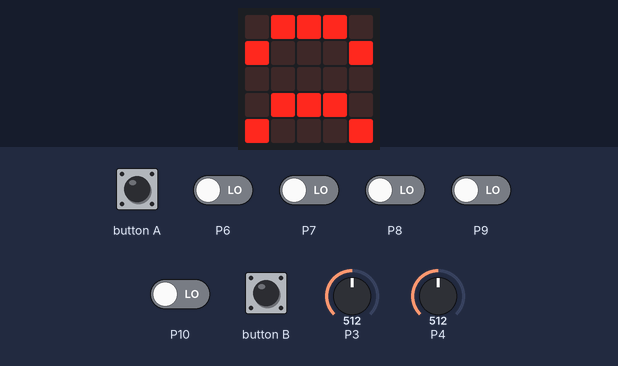
This program was run on a simulated BBC micro:bit (MakeCode). Parts: the board's 5×5 LED display. The test bench sets the inputs (shaded band); at power-on: P6–10 LOW, P3 = 512, P4 = 512 (analog values on the 0–1023 scale). No radio messages arrive unless stated (any console line starting 'radio sent:' is added by the test bench); what the program prints to the serial console is not drawn.

Above: at 0.1 s.
At 0.6 s:
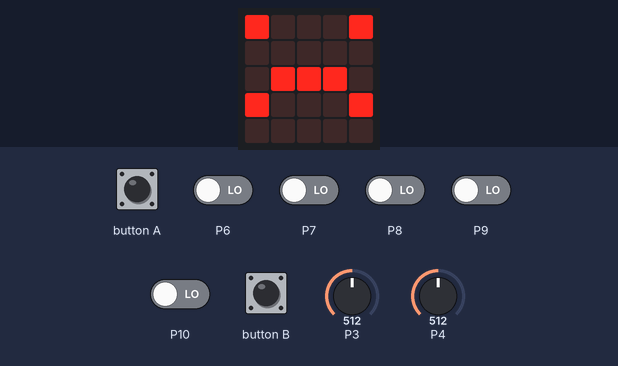
At 3.0 s:
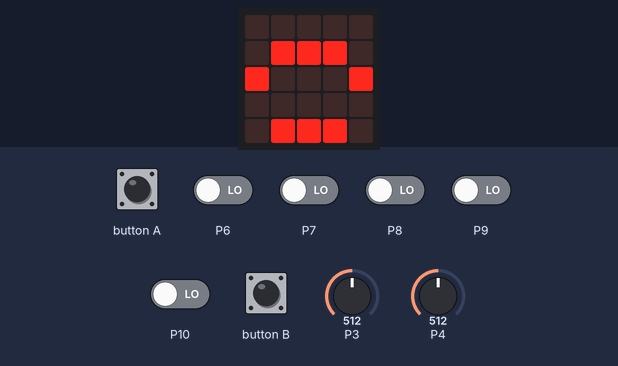

Measured:
- what the display in image 1 shows lasts 0.5 s, from 0.5 s to 1.0 s

The program:

main.ts
```typescript
function Animation () {
    basic.showLeds(`
        . # # # .
        # . . . #
        . . . . .
        . # # # .
        # . . . #
        `)
    basic.pause(100)
    basic.showLeds(`
        # . . . #
        . . . . .
        . # # # .
        # . . . #
        . . . . .
        `)
    basic.pause(100)
    basic.showLeds(`
        . . . . .
        . # # # .
        # . . . #
        . . . . .
        . # # # .
        `)
    basic.pause(100)
    basic.showLeds(`
        . # # # .
        # . . . #
        . . . . .
        . # # # .
        # . . . #
        `)
    basic.pause(50)
}
Animation()
Animation()
basic.pause(200)
radio.setGroup(101)
radio.setTransmitPower(6)
led.enable(false)
basic.forever(function () {
    radio.sendValue("X", pins.analogReadPin(AnalogPin.P4))
    radio.sendValue("Y", pins.analogReadPin(AnalogPin.P3))
    radio.sendValue("Z", pins.digitalReadPin(DigitalPin.P5))
    radio.sendValue("U", pins.digitalReadPin(DigitalPin.P10))
    radio.sendValue("D", pins.digitalReadPin(DigitalPin.P8))
    radio.sendValue("L", pins.digitalReadPin(DigitalPin.P11))
    radio.sendValue("R", pins.digitalReadPin(DigitalPin.P9))
    radio.sendValue("S", pins.digitalReadPin(DigitalPin.P7))
    radio.sendValue("M", pins.digitalReadPin(DigitalPin.P6))
})
```

test.ts
```typescript
// testes vão aqui; isto não será compilado quando este pacote for usado como uma extensão.
```
